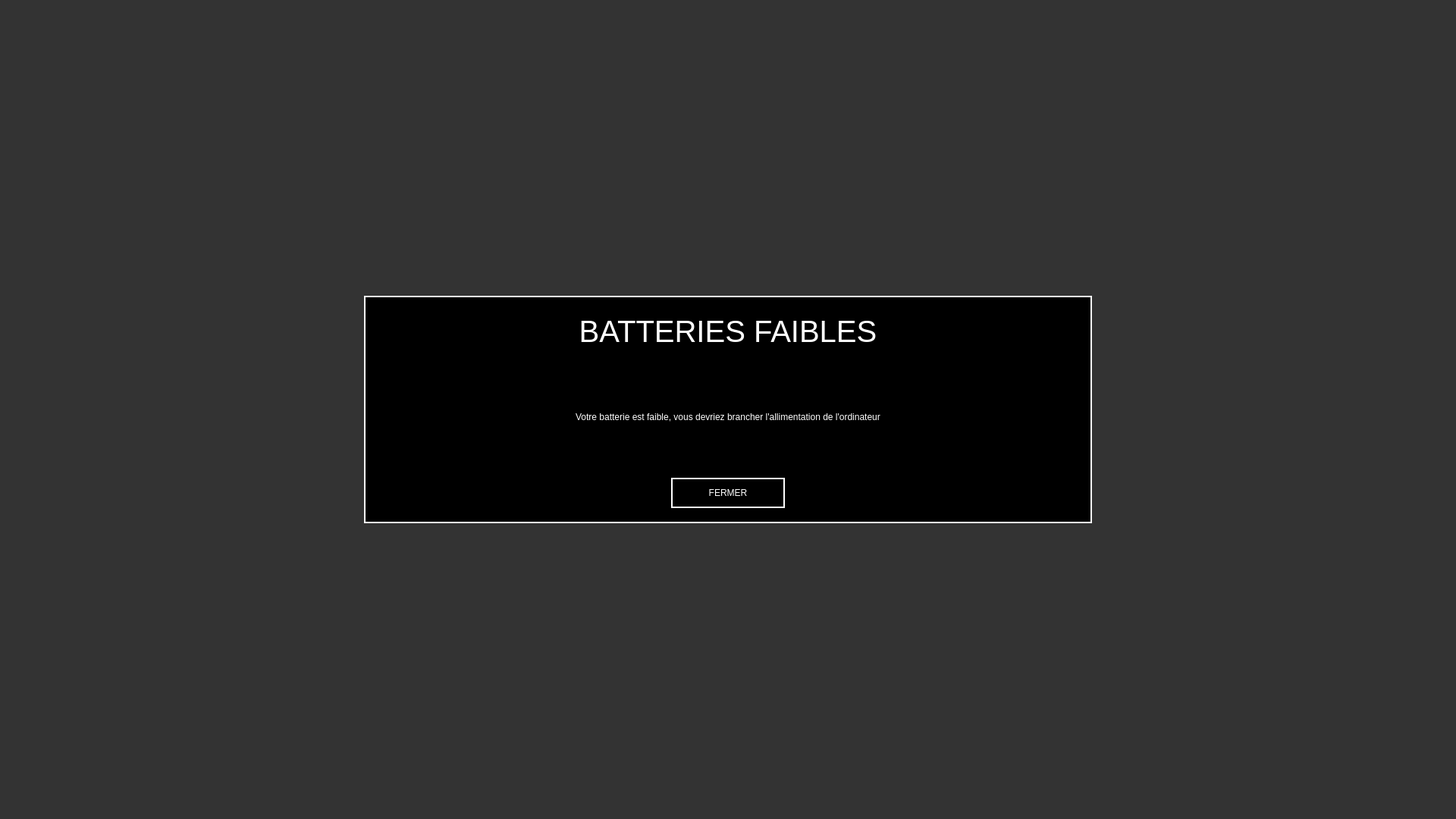
<?xml version="1.0" encoding="UTF-8"?>
<ui version="4.0">
 <class>MainWindow</class>
 <widget class="QMainWindow" name="MainWindow">
  <property name="geometry">
   <rect>
    <x>0</x>
    <y>0</y>
    <width>1920</width>
    <height>1080</height>
   </rect>
  </property>
  <property name="mouseTracking">
   <bool>false</bool>
  </property>
  <property name="windowTitle">
   <string>Batterie faible</string>
  </property>
  <property name="windowOpacity">
   <double>0.800000000000000</double>
  </property>
  <property name="styleSheet">
   <string notr="true">background: #333333</string>
  </property>
  <widget class="QWidget" name="centralWidget">
   <widget class="QWidget" name="widget" native="true">
    <property name="geometry">
     <rect>
      <x>480</x>
      <y>390</y>
      <width>960</width>
      <height>300</height>
     </rect>
    </property>
    <property name="autoFillBackground">
     <bool>false</bool>
    </property>
    <property name="styleSheet">
     <string notr="true">background: #000000;
border: 2px solid #ffffff;</string>
    </property>
    <widget class="QPushButton" name="closeButton">
     <property name="geometry">
      <rect>
       <x>405</x>
       <y>240</y>
       <width>150</width>
       <height>40</height>
      </rect>
     </property>
     <property name="styleSheet">
      <string notr="true">color: rgb(255, 255, 255)</string>
     </property>
     <property name="text">
      <string>FERMER</string>
     </property>
    </widget>
    <widget class="QLabel" name="title">
     <property name="geometry">
      <rect>
       <x>2</x>
       <y>2</y>
       <width>956</width>
       <height>90</height>
      </rect>
     </property>
     <property name="styleSheet">
      <string notr="true">font-size: 40px;
color: #ffffff;
border: none;
text-align: center</string>
     </property>
     <property name="text">
      <string>BATTERIES FAIBLES</string>
     </property>
     <property name="alignment">
      <set>Qt::AlignCenter</set>
     </property>
    </widget>
    <widget class="QLabel" name="message">
     <property name="geometry">
      <rect>
       <x>2</x>
       <y>150</y>
       <width>956</width>
       <height>20</height>
      </rect>
     </property>
     <property name="styleSheet">
      <string notr="true">color: #ffffff;
border: none;</string>
     </property>
     <property name="text">
      <string>Votre batterie est faible, vous devriez brancher l'allimentation de l'ordinateur</string>
     </property>
     <property name="alignment">
      <set>Qt::AlignCenter</set>
     </property>
    </widget>
   </widget>
  </widget>
 </widget>
 <layoutdefault spacing="6" margin="11"/>
 <resources/>
 <connections/>
</ui>
